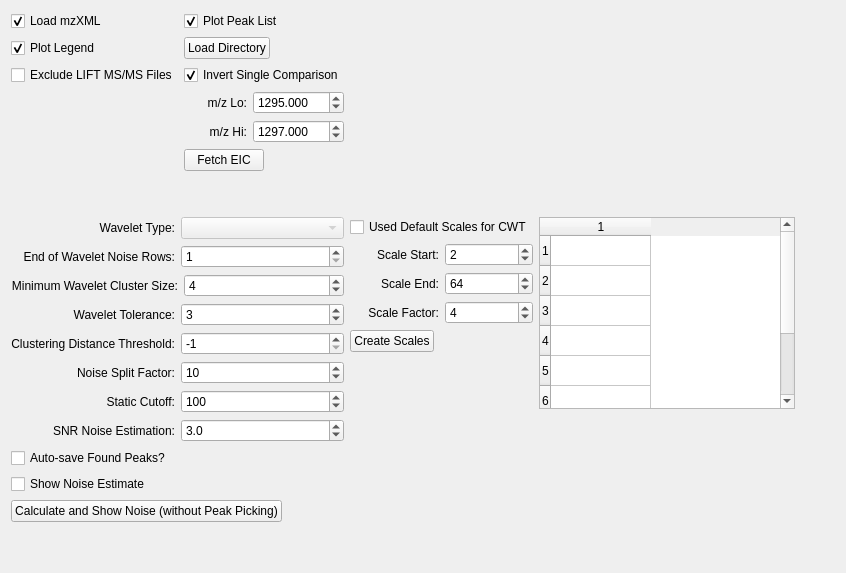
      <widget class="QWidget" name="optionsTab" >
       <attribute name="title" >
        <string>Options</string>
       </attribute>
       <layout class="QGridLayout" >
        <item row="0" column="0" >
         <widget class="QCheckBox" name="loadmzXMLCB" >
          <property name="text" >
           <string>Load mzXML</string>
          </property>
          <property name="checked" >
           <bool>true</bool>
          </property>
         </widget>
        </item>
        <item row="0" column="1" >
         <widget class="QCheckBox" name="plotPkListCB" >
          <property name="text" >
           <string>Plot Peak List</string>
          </property>
          <property name="checked" >
           <bool>true</bool>
          </property>
         </widget>
        </item>
        <item row="1" column="0" >
         <widget class="QCheckBox" name="plotLegendCB" >
          <property name="text" >
           <string>Plot Legend</string>
          </property>
          <property name="checked" >
           <bool>true</bool>
          </property>
         </widget>
        </item>
        <item row="1" column="1" >
         <layout class="QHBoxLayout" >
          <item>
           <widget class="QPushButton" name="loadDirBtn" >
            <property name="text" >
             <string>Load Directory</string>
            </property>
           </widget>
          </item>
          <item>
           <spacer>
            <property name="orientation" >
             <enum>Qt::Horizontal</enum>
            </property>
            <property name="sizeHint" stdset="0" >
             <size>
              <width>40</width>
              <height>20</height>
             </size>
            </property>
           </spacer>
          </item>
         </layout>
        </item>
        <item row="2" column="0" >
         <widget class="QCheckBox" name="excludeLIFTCB" >
          <property name="text" >
           <string>Exclude LIFT MS/MS Files</string>
          </property>
         </widget>
        </item>
        <item row="2" column="1" >
         <widget class="QCheckBox" name="invertCompCB" >
          <property name="text" >
           <string>Invert Single Comparison</string>
          </property>
          <property name="checked" >
           <bool>true</bool>
          </property>
         </widget>
        </item>
        <item row="3" column="1" >
         <layout class="QVBoxLayout" >
          <item>
           <layout class="QHBoxLayout" >
            <item>
             <widget class="QLabel" name="label_13" >
              <property name="layoutDirection" >
               <enum>Qt::LeftToRight</enum>
              </property>
              <property name="text" >
               <string>m/z Lo:</string>
              </property>
              <property name="alignment" >
               <set>Qt::AlignRight|Qt::AlignTrailing|Qt::AlignVCenter</set>
              </property>
             </widget>
            </item>
            <item>
             <widget class="QDoubleSpinBox" name="mzLo_SB" >
              <property name="decimals" >
               <number>3</number>
              </property>
              <property name="minimum" >
               <double>1.000000000000000</double>
              </property>
              <property name="maximum" >
               <double>100000.000000000000000</double>
              </property>
              <property name="singleStep" >
               <double>0.050000000000000</double>
              </property>
              <property name="value" >
               <double>1295.000000000000000</double>
              </property>
             </widget>
            </item>
           </layout>
          </item>
          <item>
           <layout class="QHBoxLayout" >
            <item>
             <widget class="QLabel" name="label_14" >
              <property name="text" >
               <string>m/z Hi:</string>
              </property>
              <property name="alignment" >
               <set>Qt::AlignRight|Qt::AlignTrailing|Qt::AlignVCenter</set>
              </property>
             </widget>
            </item>
            <item>
             <widget class="QDoubleSpinBox" name="mzHi_SB" >
              <property name="toolTip" >
               <string>If this value is set to -1 then a TIC starting from m/z Lo will be returned</string>
              </property>
              <property name="decimals" >
               <number>3</number>
              </property>
              <property name="minimum" >
               <double>-1.000000000000000</double>
              </property>
              <property name="maximum" >
               <double>100000.000000000000000</double>
              </property>
              <property name="singleStep" >
               <double>0.050000000000000</double>
              </property>
              <property name="value" >
               <double>1297.000000000000000</double>
              </property>
             </widget>
            </item>
           </layout>
          </item>
          <item>
           <layout class="QHBoxLayout" >
            <item>
             <widget class="QPushButton" name="getEIC_Btn" >
              <property name="text" >
               <string>Fetch EIC</string>
              </property>
             </widget>
            </item>
            <item>
             <spacer>
              <property name="orientation" >
               <enum>Qt::Horizontal</enum>
              </property>
              <property name="sizeHint" stdset="0" >
               <size>
                <width>40</width>
                <height>20</height>
               </size>
              </property>
             </spacer>
            </item>
           </layout>
          </item>
         </layout>
        </item>
        <item row="4" column="1" >
         <spacer>
          <property name="orientation" >
           <enum>Qt::Vertical</enum>
          </property>
          <property name="sizeHint" stdset="0" >
           <size>
            <width>20</width>
            <height>40</height>
           </size>
          </property>
         </spacer>
        </item>
        <item row="5" column="0" colspan="2" >
         <layout class="QVBoxLayout" >
          <item>
           <layout class="QHBoxLayout" >
            <item>
             <widget class="QLabel" name="label_17" >
              <property name="text" >
               <string>Wavelet Type:</string>
              </property>
              <property name="alignment" >
               <set>Qt::AlignRight|Qt::AlignTrailing|Qt::AlignVCenter</set>
              </property>
             </widget>
            </item>
            <item>
             <widget class="QComboBox" name="comboBox" >
              <property name="enabled" >
               <bool>false</bool>
              </property>
              <property name="toolTip" >
               <string>&lt;html>&lt;head>&lt;meta name="qrichtext" content="1" />&lt;style type="text/css">
p, li { white-space: pre-wrap; }
&lt;/style>&lt;/head>&lt;body style=" font-family:'MS Shell Dlg 2'; font-size:8.25pt; font-weight:400; font-style:normal;">
&lt;p style=" margin-top:0px; margin-bottom:0px; margin-left:0px; margin-right:0px; -qt-block-indent:0; text-indent:0px;">&lt;span style=" font-size:8pt;">Default to Mexican Hat&lt;/span>&lt;/p>
&lt;p style=" margin-top:0px; margin-bottom:0px; margin-left:0px; margin-right:0px; -qt-block-indent:0; text-indent:0px; font-size:8pt;">More later...&lt;/p>&lt;/body>&lt;/html></string>
              </property>
             </widget>
            </item>
           </layout>
          </item>
          <item>
           <layout class="QHBoxLayout" >
            <item>
             <widget class="QLabel" name="label_21" >
              <property name="toolTip" >
               <string>Factor by which the spectrum will be split in order to estimate local noise</string>
              </property>
              <property name="text" >
               <string>End of Wavelet Noise Rows:</string>
              </property>
              <property name="alignment" >
               <set>Qt::AlignRight|Qt::AlignTrailing|Qt::AlignVCenter</set>
              </property>
             </widget>
            </item>
            <item>
             <widget class="QSpinBox" name="minRow_SB" >
              <property name="toolTip" >
               <string>&lt;html>&lt;head>&lt;meta name="qrichtext" content="1" />&lt;style type="text/css">
p, li { white-space: pre-wrap; }
&lt;/style>&lt;/head>&lt;body style=" font-family:'MS Shell Dlg 2'; font-size:8.25pt; font-weight:400; font-style:normal;">
&lt;p style=" margin-top:0px; margin-bottom:0px; margin-left:0px; margin-right:0px; -qt-block-indent:0; text-indent:0px;">&lt;span style=" font-size:8pt;">Last row of the wavelet to be considered noise.&lt;/span>&lt;/p>
&lt;p style=" margin-top:0px; margin-bottom:0px; margin-left:0px; margin-right:0px; -qt-block-indent:0; text-indent:0px; font-size:8pt;">Must be less than the number of scales.&lt;/p>
&lt;p style=" margin-top:0px; margin-bottom:0px; margin-left:0px; margin-right:0px; -qt-block-indent:0; text-indent:0px; font-size:8pt;">A smaller number means more peaks,&lt;/p>
&lt;p style=" margin-top:0px; margin-bottom:0px; margin-left:0px; margin-right:0px; -qt-block-indent:0; text-indent:0px; font-size:8pt;">but not necessarily better results.&lt;/p>&lt;/body>&lt;/html></string>
              </property>
              <property name="minimum" >
               <number>1</number>
              </property>
              <property name="maximum" >
               <number>100</number>
              </property>
              <property name="value" >
               <number>1</number>
              </property>
             </widget>
            </item>
           </layout>
          </item>
          <item>
           <layout class="QHBoxLayout" >
            <item>
             <widget class="QLabel" name="label_22" >
              <property name="toolTip" >
               <string>Factor by which the spectrum will be split in order to estimate local noise</string>
              </property>
              <property name="text" >
               <string>Minimum Wavelet Cluster Size:</string>
              </property>
              <property name="alignment" >
               <set>Qt::AlignRight|Qt::AlignTrailing|Qt::AlignVCenter</set>
              </property>
             </widget>
            </item>
            <item>
             <widget class="QSpinBox" name="minClust_SB" >
              <property name="toolTip" >
               <string>Minimum number of peaks to be found during the wavelet transform for each MS peak.
Must be less than the number of scales.
Half the number of scales appears to be a good approximation.
Higher numbers mean fewer peaks.</string>
              </property>
              <property name="minimum" >
               <number>1</number>
              </property>
              <property name="maximum" >
               <number>100</number>
              </property>
              <property name="value" >
               <number>4</number>
              </property>
             </widget>
            </item>
           </layout>
          </item>
          <item>
           <layout class="QHBoxLayout" >
            <item>
             <widget class="QLabel" name="label_19" >
              <property name="text" >
               <string>Wavelet Tolerance:</string>
              </property>
              <property name="alignment" >
               <set>Qt::AlignRight|Qt::AlignTrailing|Qt::AlignVCenter</set>
              </property>
             </widget>
            </item>
            <item>
             <widget class="QSpinBox" name="waveletRowTol_SB" >
              <property name="toolTip" >
               <string>&lt;html>&lt;head>&lt;meta name="qrichtext" content="1" />&lt;style type="text/css">
p, li { white-space: pre-wrap; }
&lt;/style>&lt;/head>&lt;body style=" font-family:'MS Shell Dlg 2'; font-size:8.25pt; font-weight:400; font-style:normal;">
&lt;p style=" margin-top:0px; margin-bottom:0px; margin-left:0px; margin-right:0px; -qt-block-indent:0; text-indent:0px;">Allowed tolerance for each peak found in each subsequent row of the wavelet transform.  A smaller number requires tighter grouping of peaks for each scale of the CWT in order for a peak to be located.  Too large a number creates more peaks, but at a cost.&lt;/p>&lt;/body>&lt;/html></string>
              </property>
              <property name="minimum" >
               <number>1</number>
              </property>
              <property name="value" >
               <number>3</number>
              </property>
             </widget>
            </item>
           </layout>
          </item>
          <item>
           <layout class="QHBoxLayout" >
            <item>
             <widget class="QLabel" name="label_23" >
              <property name="toolTip" >
               <string>Factor by which the spectrum will be split in order to estimate local noise</string>
              </property>
              <property name="text" >
               <string>Clustering Distance Threshold:</string>
              </property>
              <property name="alignment" >
               <set>Qt::AlignRight|Qt::AlignTrailing|Qt::AlignVCenter</set>
              </property>
             </widget>
            </item>
            <item>
             <widget class="QSpinBox" name="dbscanEPS_SB" >
              <property name="toolTip" >
               <string>&lt;html>&lt;head>&lt;meta name="qrichtext" content="1" />&lt;style type="text/css">
p, li { white-space: pre-wrap; }
&lt;/style>&lt;/head>&lt;body style=" font-family:'MS Shell Dlg 2'; font-size:8.25pt; font-weight:400; font-style:normal;">
&lt;p style=" margin-top:0px; margin-bottom:0px; margin-left:0px; margin-right:0px; -qt-block-indent:0; text-indent:0px;">&lt;span style=" font-size:8pt;">Distance to be used for a clustering cutoff.&lt;/span>&lt;/p>
&lt;p style=" margin-top:0px; margin-bottom:0px; margin-left:0px; margin-right:0px; -qt-block-indent:0; text-indent:0px; font-size:8pt;">Set to -1 for auto-calculation.  &lt;/p>
&lt;p style=" margin-top:0px; margin-bottom:0px; margin-left:0px; margin-right:0px; -qt-block-indent:0; text-indent:0px; font-size:8pt;">A smaller number means fewer peaks while a larger&lt;/p>
&lt;p style=" margin-top:0px; margin-bottom:0px; margin-left:0px; margin-right:0px; -qt-block-indent:0; text-indent:0px; font-size:8pt;">number includes more surrounding neighbors.&lt;/p>
&lt;p style=" margin-top:0px; margin-bottom:0px; margin-left:0px; margin-right:0px; -qt-block-indent:0; text-indent:0px; font-size:8pt;">Be careful...&lt;/p>&lt;/body>&lt;/html></string>
              </property>
              <property name="minimum" >
               <number>-1</number>
              </property>
              <property name="maximum" >
               <number>1000</number>
              </property>
              <property name="value" >
               <number>-1</number>
              </property>
             </widget>
            </item>
           </layout>
          </item>
          <item>
           <layout class="QHBoxLayout" >
            <item>
             <widget class="QLabel" name="label_15" >
              <property name="toolTip" >
               <string>Factor by which the spectrum will be split in order to estimate local noise</string>
              </property>
              <property name="text" >
               <string>Noise Split Factor:</string>
              </property>
              <property name="alignment" >
               <set>Qt::AlignRight|Qt::AlignTrailing|Qt::AlignVCenter</set>
              </property>
             </widget>
            </item>
            <item>
             <widget class="QSpinBox" name="noiseFactor_SB" >
              <property name="toolTip" >
               <string>&lt;html>&lt;head>&lt;meta name="qrichtext" content="1" />&lt;style type="text/css">
p, li { white-space: pre-wrap; }
&lt;/style>&lt;/head>&lt;body style=" font-family:'MS Shell Dlg 2'; font-size:8.25pt; font-weight:400; font-style:normal;">
&lt;p style=" margin-top:0px; margin-bottom:0px; margin-left:0px; margin-right:0px; -qt-block-indent:0; text-indent:0px;">&lt;span style=" font-size:8pt;">Factor by which the spectrum will be split in order to estimate local noise.  More is better but slower. For example:&lt;/span>&lt;/p>
&lt;p style=" margin-top:0px; margin-bottom:0px; margin-left:0px; margin-right:0px; -qt-block-indent:0; text-indent:0px; font-size:8pt;">if the lenght of a MS spectrum = 10000&lt;/p>
&lt;p style=" margin-top:0px; margin-bottom:0px; margin-left:0px; margin-right:0px; -qt-block-indent:0; text-indent:0px; font-size:8pt;">and Noise Split Factor = 10&lt;/p>
&lt;p style=" margin-top:0px; margin-bottom:0px; margin-left:0px; margin-right:0px; -qt-block-indent:0; text-indent:0px; font-size:8pt;">the number of segments used = 1000&lt;/p>&lt;/body>&lt;/html></string>
              </property>
              <property name="minimum" >
               <number>1</number>
              </property>
              <property name="maximum" >
               <number>100</number>
              </property>
              <property name="value" >
               <number>10</number>
              </property>
             </widget>
            </item>
           </layout>
          </item>
          <item>
           <layout class="QHBoxLayout" >
            <item>
             <widget class="QLabel" name="label_24" >
              <property name="text" >
               <string>Static Cutoff:</string>
              </property>
              <property name="alignment" >
               <set>Qt::AlignRight|Qt::AlignTrailing|Qt::AlignVCenter</set>
              </property>
             </widget>
            </item>
            <item>
             <widget class="QSpinBox" name="staticCutoff_SB" >
              <property name="toolTip" >
               <string>&lt;html>&lt;head>&lt;meta name="qrichtext" content="1" />&lt;style type="text/css">
p, li { white-space: pre-wrap; }
&lt;/style>&lt;/head>&lt;body style=" font-family:'MS Shell Dlg 2'; font-size:8.25pt; font-weight:400; font-style:normal;">
&lt;p style=" margin-top:0px; margin-bottom:0px; margin-left:0px; margin-right:0px; -qt-block-indent:0; text-indent:0px;">This is the minimum value in absolute counts (i.e. not normalized) to be considered for peak picking.&lt;/p>&lt;/body>&lt;/html></string>
              </property>
              <property name="maximum" >
               <number>1000000</number>
              </property>
              <property name="value" >
               <number>100</number>
              </property>
             </widget>
            </item>
           </layout>
          </item>
          <item>
           <layout class="QHBoxLayout" >
            <item>
             <widget class="QLabel" name="label_16" >
              <property name="toolTip" >
               <string>SNR value used for noise estimate</string>
              </property>
              <property name="text" >
               <string>SNR Noise Estimation:</string>
              </property>
              <property name="alignment" >
               <set>Qt::AlignRight|Qt::AlignTrailing|Qt::AlignVCenter</set>
              </property>
             </widget>
            </item>
            <item>
             <widget class="QDoubleSpinBox" name="snrNoiseEst_SB" >
              <property name="toolTip" >
               <string>SNR value used for noise estimate</string>
              </property>
              <property name="decimals" >
               <number>1</number>
              </property>
              <property name="minimum" >
               <double>1.000000000000000</double>
              </property>
              <property name="maximum" >
               <double>5000.000000000000000</double>
              </property>
              <property name="value" >
               <double>3.000000000000000</double>
              </property>
             </widget>
            </item>
           </layout>
          </item>
          <item>
           <widget class="QCheckBox" name="autoSavePkList_CB" >
            <property name="text" >
             <string>Auto-save Found Peaks?</string>
            </property>
           </widget>
          </item>
          <item>
           <widget class="QCheckBox" name="plotNoiseEst_CB" >
            <property name="text" >
             <string>Show Noise Estimate</string>
            </property>
            <property name="checked" >
             <bool>false</bool>
            </property>
           </widget>
          </item>
          <item>
           <layout class="QHBoxLayout" >
            <item>
             <widget class="QPushButton" name="showNoise_Btn" >
              <property name="text" >
               <string>Calculate and Show Noise (without Peak Picking)</string>
              </property>
             </widget>
            </item>
            <item>
             <spacer>
              <property name="orientation" >
               <enum>Qt::Horizontal</enum>
              </property>
              <property name="sizeHint" stdset="0" >
               <size>
                <width>40</width>
                <height>20</height>
               </size>
              </property>
             </spacer>
            </item>
           </layout>
          </item>
          <item>
           <spacer>
            <property name="orientation" >
             <enum>Qt::Vertical</enum>
            </property>
            <property name="sizeHint" stdset="0" >
             <size>
              <width>20</width>
              <height>40</height>
             </size>
            </property>
           </spacer>
          </item>
         </layout>
        </item>
        <item row="5" column="2" >
         <layout class="QVBoxLayout" >
          <item>
           <widget class="QCheckBox" name="useDefaultScale_CB" >
            <property name="text" >
             <string>Used Default Scales for CWT</string>
            </property>
            <property name="checked" >
             <bool>false</bool>
            </property>
           </widget>
          </item>
          <item>
           <layout class="QHBoxLayout" >
            <item>
             <widget class="QLabel" name="scaleStartLbl" >
              <property name="toolTip" >
               <string>Factor by which the spectrum will be split in order to estimate local noise</string>
              </property>
              <property name="text" >
               <string>Scale Start:</string>
              </property>
              <property name="alignment" >
               <set>Qt::AlignRight|Qt::AlignTrailing|Qt::AlignVCenter</set>
              </property>
             </widget>
            </item>
            <item>
             <widget class="QSpinBox" name="scaleStart_SB" >
              <property name="toolTip" >
               <string>&lt;html>&lt;head>&lt;meta name="qrichtext" content="1" />&lt;style type="text/css">
p, li { white-space: pre-wrap; }
&lt;/style>&lt;/head>&lt;body style=" font-family:'MS Shell Dlg 2'; font-size:8.25pt; font-weight:400; font-style:normal;">
&lt;p style=" margin-top:0px; margin-bottom:0px; margin-left:0px; margin-right:0px; -qt-block-indent:0; text-indent:0px;">&lt;span style=" font-size:8pt;">Starting point for scales&lt;/span>&lt;/p>&lt;/body>&lt;/html></string>
              </property>
              <property name="minimum" >
               <number>1</number>
              </property>
              <property name="maximum" >
               <number>10000</number>
              </property>
              <property name="value" >
               <number>2</number>
              </property>
             </widget>
            </item>
           </layout>
          </item>
          <item>
           <layout class="QHBoxLayout" >
            <item>
             <widget class="QLabel" name="scaleEndLbl" >
              <property name="toolTip" >
               <string>Factor by which the spectrum will be split in order to estimate local noise</string>
              </property>
              <property name="text" >
               <string>Scale End:</string>
              </property>
              <property name="alignment" >
               <set>Qt::AlignRight|Qt::AlignTrailing|Qt::AlignVCenter</set>
              </property>
             </widget>
            </item>
            <item>
             <widget class="QSpinBox" name="scaleStop_SB" >
              <property name="toolTip" >
               <string>&lt;html>&lt;head>&lt;meta name="qrichtext" content="1" />&lt;style type="text/css">
p, li { white-space: pre-wrap; }
&lt;/style>&lt;/head>&lt;body style=" font-family:'MS Shell Dlg 2'; font-size:8.25pt; font-weight:400; font-style:normal;">
&lt;p style=" margin-top:0px; margin-bottom:0px; margin-left:0px; margin-right:0px; -qt-block-indent:0; text-indent:0px;">&lt;span style=" font-size:8pt;">End point for scales.&lt;/span>&lt;/p>&lt;/body>&lt;/html></string>
              </property>
              <property name="minimum" >
               <number>1</number>
              </property>
              <property name="maximum" >
               <number>10000</number>
              </property>
              <property name="value" >
               <number>64</number>
              </property>
             </widget>
            </item>
           </layout>
          </item>
          <item>
           <layout class="QHBoxLayout" >
            <item>
             <widget class="QLabel" name="scaleFactorLbl" >
              <property name="toolTip" >
               <string>Factor by which the spectrum will be split in order to estimate local noise</string>
              </property>
              <property name="text" >
               <string>Scale Factor:</string>
              </property>
              <property name="alignment" >
               <set>Qt::AlignRight|Qt::AlignTrailing|Qt::AlignVCenter</set>
              </property>
             </widget>
            </item>
            <item>
             <widget class="QSpinBox" name="scaleFactor_SB" >
              <property name="toolTip" >
               <string>&lt;html>&lt;head>&lt;meta name="qrichtext" content="1" />&lt;style type="text/css">
p, li { white-space: pre-wrap; }
&lt;/style>&lt;/head>&lt;body style=" font-family:'MS Shell Dlg 2'; font-size:8.25pt; font-weight:400; font-style:normal;">
&lt;p style=" margin-top:0px; margin-bottom:0px; margin-left:0px; margin-right:0px; -qt-block-indent:0; text-indent:0px;">&lt;span style=" font-size:8pt;">Don't Mess with this unless you know what you're doing!&lt;/span>&lt;/p>
&lt;p style=" margin-top:0px; margin-bottom:0px; margin-left:0px; margin-right:0px; -qt-block-indent:0; text-indent:0px; font-size:8pt;">Making too many scales will slow things WAAAY down!&lt;/p>&lt;/body>&lt;/html></string>
              </property>
              <property name="minimum" >
               <number>1</number>
              </property>
              <property name="maximum" >
               <number>100</number>
              </property>
              <property name="value" >
               <number>4</number>
              </property>
             </widget>
            </item>
           </layout>
          </item>
          <item>
           <layout class="QHBoxLayout" >
            <item>
             <layout class="QVBoxLayout" >
              <item>
               <widget class="QPushButton" name="makeScales_Btn" >
                <property name="toolTip" >
                 <string>&lt;html>&lt;head>&lt;meta name="qrichtext" content="1" />&lt;style type="text/css">
p, li { white-space: pre-wrap; }
&lt;/style>&lt;/head>&lt;body style=" font-family:'MS Shell Dlg 2'; font-size:8.25pt; font-weight:400; font-style:normal;">
&lt;p style=" margin-top:0px; margin-bottom:0px; margin-left:0px; margin-right:0px; -qt-block-indent:0; text-indent:0px; font-size:8pt;">Try to keep the total number of scales below 10,&lt;/p>
&lt;p style=" margin-top:0px; margin-bottom:0px; margin-left:0px; margin-right:0px; -qt-block-indent:0; text-indent:0px; font-size:8pt;">otherwise peak picking could take a while.&lt;/p>
&lt;p style="-qt-paragraph-type:empty; margin-top:0px; margin-bottom:0px; margin-left:0px; margin-right:0px; -qt-block-indent:0; text-indent:0px; font-size:8pt;">&lt;/p>
&lt;p style=" margin-top:0px; margin-bottom:0px; margin-left:0px; margin-right:0px; -qt-block-indent:0; text-indent:0px; font-size:8pt;">Example of use:&lt;/p>
&lt;p style=" margin-top:0px; margin-bottom:0px; margin-left:0px; margin-right:0px; -qt-block-indent:0; text-indent:0px; font-size:8pt;">Scale Start: 2&lt;/p>
&lt;p style=" margin-top:0px; margin-bottom:0px; margin-left:0px; margin-right:0px; -qt-block-indent:0; text-indent:0px; font-size:8pt;">Scale End: 32&lt;/p>
&lt;p style=" margin-top:0px; margin-bottom:0px; margin-left:0px; margin-right:0px; -qt-block-indent:0; text-indent:0px; font-size:8pt;">Scale Factor: 4&lt;/p>
&lt;p style="-qt-paragraph-type:empty; margin-top:0px; margin-bottom:0px; margin-left:0px; margin-right:0px; -qt-block-indent:0; text-indent:0px; font-size:8pt;">&lt;/p>
&lt;p style=" margin-top:0px; margin-bottom:0px; margin-left:0px; margin-right:0px; -qt-block-indent:0; text-indent:0px; font-size:8pt;">Output Scales:&lt;/p>
&lt;p style=" margin-top:0px; margin-bottom:0px; margin-left:0px; margin-right:0px; -qt-block-indent:0; text-indent:0px; font-size:8pt;">[ 2,  6, 10, 14, 18, 22, 26, 30]&lt;/p>
&lt;p style="-qt-paragraph-type:empty; margin-top:0px; margin-bottom:0px; margin-left:0px; margin-right:0px; -qt-block-indent:0; text-indent:0px; font-size:8pt;">&lt;/p>&lt;/body>&lt;/html></string>
                </property>
                <property name="text" >
                 <string>Create Scales</string>
                </property>
               </widget>
              </item>
              <item>
               <spacer>
                <property name="orientation" >
                 <enum>Qt::Vertical</enum>
                </property>
                <property name="sizeHint" stdset="0" >
                 <size>
                  <width>20</width>
                  <height>40</height>
                 </size>
                </property>
               </spacer>
              </item>
             </layout>
            </item>
            <item>
             <spacer>
              <property name="orientation" >
               <enum>Qt::Horizontal</enum>
              </property>
              <property name="sizeHint" stdset="0" >
               <size>
                <width>40</width>
                <height>20</height>
               </size>
              </property>
             </spacer>
            </item>
           </layout>
          </item>
         </layout>
        </item>
        <item row="5" column="3" >
         <layout class="QHBoxLayout" >
          <item>
           <layout class="QVBoxLayout" >
            <item>
             <widget class="QTableWidget" name="scalesTable" >
              <property name="frameShape" >
               <enum>QFrame::StyledPanel</enum>
              </property>
              <property name="rowCount" >
               <number>8</number>
              </property>
              <property name="columnCount" >
               <number>1</number>
              </property>
              <row/>
              <row/>
              <row/>
              <row/>
              <row/>
              <row/>
              <row/>
              <row/>
              <column/>
             </widget>
            </item>
            <item>
             <spacer>
              <property name="orientation" >
               <enum>Qt::Vertical</enum>
              </property>
              <property name="sizeHint" stdset="0" >
               <size>
                <width>20</width>
                <height>40</height>
               </size>
              </property>
             </spacer>
            </item>
           </layout>
          </item>
          <item>
           <spacer>
            <property name="orientation" >
             <enum>Qt::Horizontal</enum>
            </property>
            <property name="sizeHint" stdset="0" >
             <size>
              <width>40</width>
              <height>20</height>
             </size>
            </property>
           </spacer>
          </item>
         </layout>
        </item>
       </layout>
      </widget>
